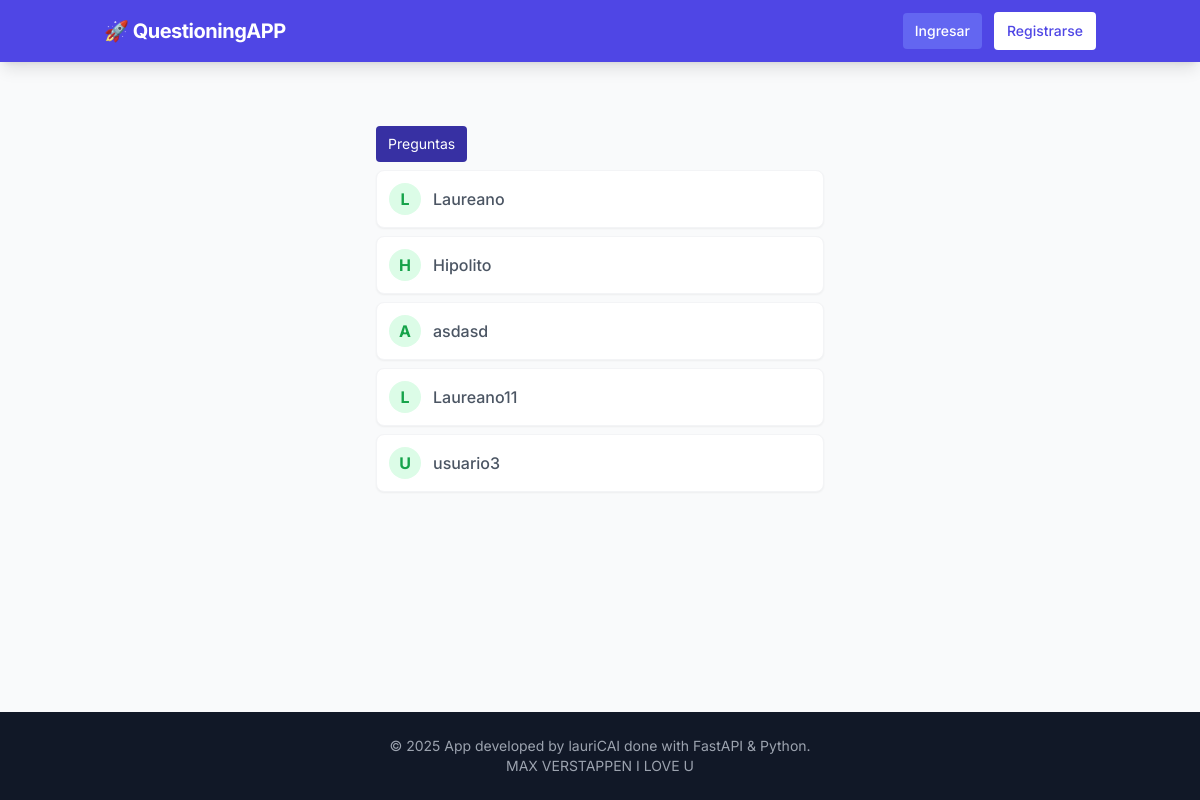
Before: / with the older database file.
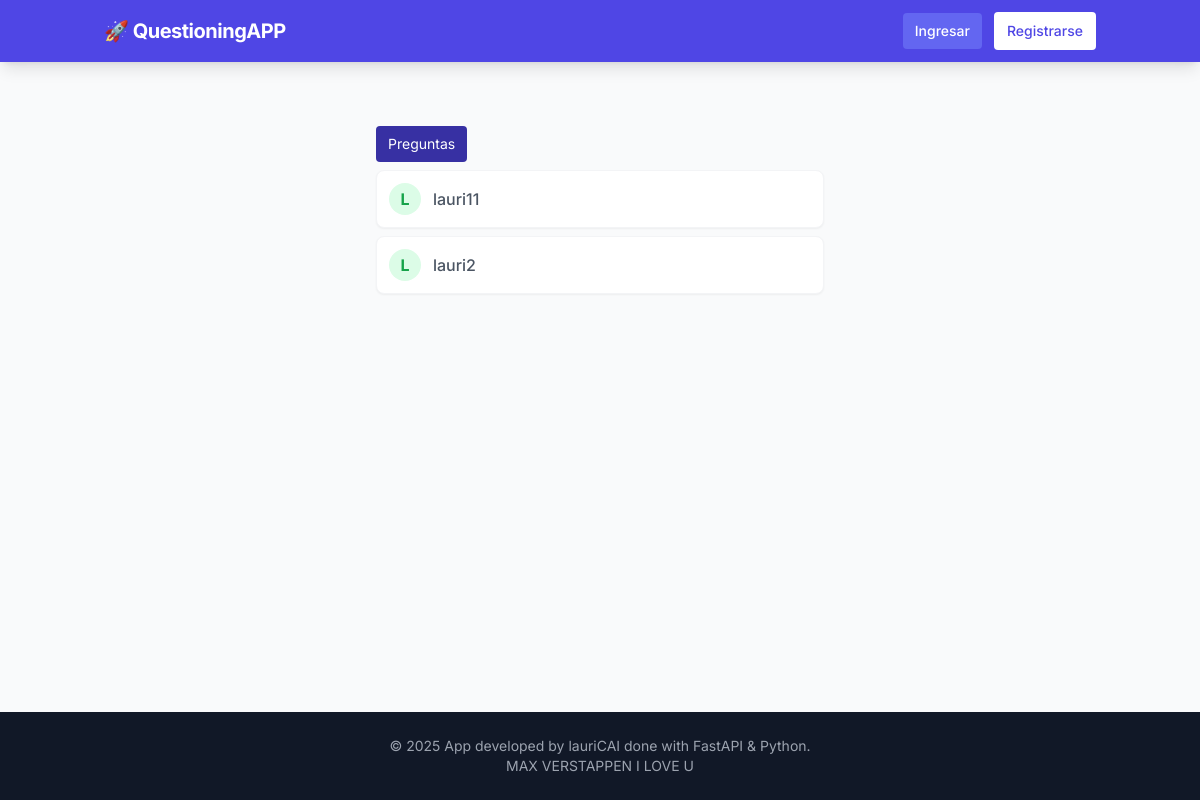
After: the same page with the newer database file.
### app/models.py (models this page shows)
class User(SQLModel, table=True):
    id: Optional[int] = Field(default=None, primary_key=True)
    username: str = Field(index=True)
    email: str
    password: str  # Por ahora en texto plano (luego aprenderemos a encriptar)

### app/main.py (the view)
@app.get("/", response_class=HTMLResponse)
async def read_root(request: Request, session: Session = Depends(get_session)):
    statement = select(User)
    users = session.exec(statement).all()
    return templates.TemplateResponse("index.html", {
        "request": request,
        "usuarios": users  # Pasamos la lista REAL de objetos a la plantilla
    })

### app/templates/index.html (shortened to what this page needs)
{% extends "base.html" %}
{% block content %}
<div class="max-w-md mx-auto text-center mt-10">
 <div class="flex space-x-4 items-center">
    <a href="/question" class="text-sm bg-indigo-800 hover:bg-indigo-900 text-white px-3 py-2 rounded transition">
        Preguntas
    </a>
</div>
  <ul class="space-y-2">
    {% for usuario in usuarios %}
    <li class="my-2 flex items-center bg-white p-3 rounded-lg shadow-sm border border-gray-100">
        <div class=" m+1 h-8 w-8 rounded-full bg-green-100 text-green-600 flex items-center justify-center font-bold mr-3">
            {{ usuario.username[0] | upper }} </div>
        <div class="flex flex-col ">
            <span class="font-medium text-gray-600">{{ usuario.username }}</span>
        </div>
    </li>
    {% else %}
    <li class="p-3 text-gray-500 italic">No hay amigos registrados aún.</li>
    {% endfor %}
</ul>
</div>
{% endblock %}

### app/templates/base.html (shortened to what this page needs)
<!DOCTYPE html>
<html lang="es">
<head>
    <script src="https://cdn.tailwindcss.com"></script>
</head>
<body class="bg-gray-50 text-gray-800 flex flex-col min-h-screen">
    <nav class="bg-indigo-600 text-white shadow-lg">
    <div class="container mx-auto px-4 py-3 flex justify-between items-center">
        <a href="/" class="font-bold text-lg md:text-xl tracking-tight truncate">
            🚀 QuestioningAPP
        </a>
        <div class="flex items-center space-x-3">
            {% if request.session.get("username")%}
             <a href="/logout" class="text-sm bg-red-500 hover:bg-red-600 text-white px-3 py-2 rounded transition">
            Salir
             </a>
            {%else%}
            <a href="/login"
               class="text-xs md:text-sm bg-indigo-500 hover:bg-indigo-700 text-white px-3 py-2 rounded transition font-medium">
                Ingresar
            </a>
            <a href="/register"
               class="text-xs md:text-sm bg-white text-indigo-600 hover:bg-gray-100 px-3 py-2 rounded transition font-medium border border-transparent">
                Registrarse
            </a>
            {%endif%}
        </div>
    </div>
</nav>
    <main class="flex-grow container mx-auto px-4 py-6">
        {% block content %}
        {% endblock %}
    </main>
    <footer class="bg-gray-900 text-gray-400 py-6 mt-auto">
        <div class="container mx-auto px-4 text-center text-sm">
            <p>&copy; 2025 App developed by lauriCAI done with FastAPI & Python.</p>
            <p> MAX VERSTAPPEN I LOVE U</p>
        </div>
    </footer>
</body>
</html>

### app/templates/base.html (style rules this page uses)
body { font-family: 'Inter', sans-serif; }

Changed rows visible on the page:
removed User: username "A", username "asdasd"
removed User: username "L", username "Laureano11"
removed User: username "U", username "usuario3"
changed User: username "Laureano" → "lauri11"
changed User: username "H" → "L"; username "Hipolito" → "lauri2"
